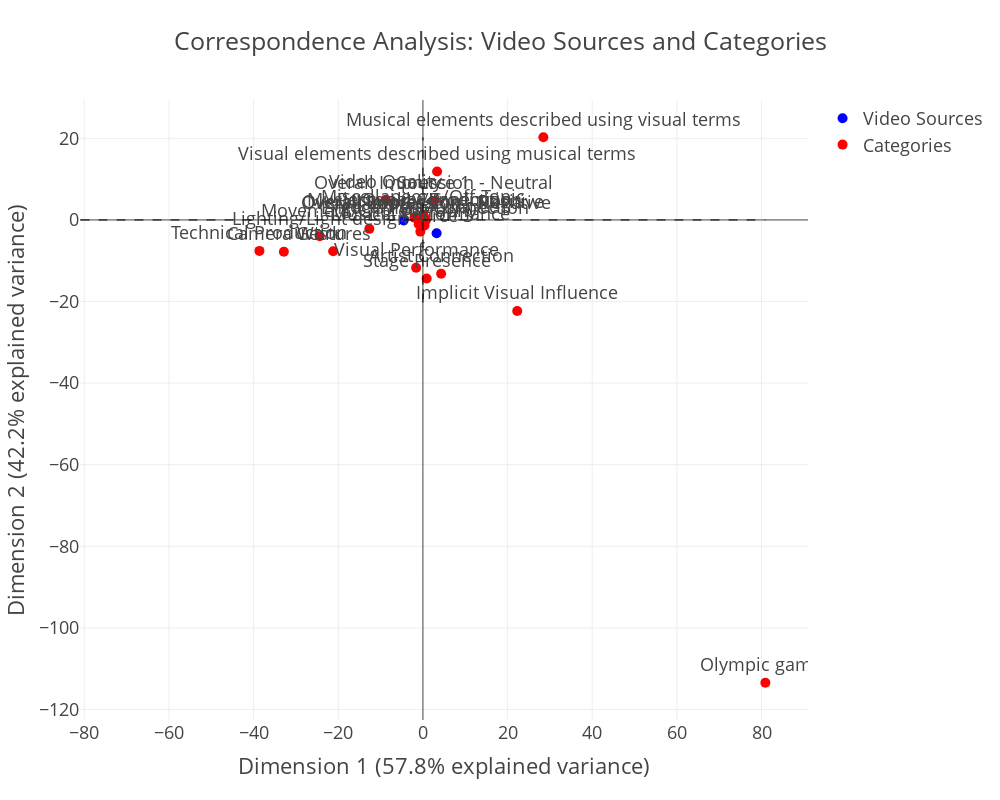

Notebook code for this chart:
### Code cell
import numpy as np
from sklearn.preprocessing import StandardScaler
import plotly.graph_objects as go
from plotly.subplots import make_subplots
from scipy import linalg

def perform_correspondence_analysis(df, category_dict):
    """
    Performs Correspondence Analysis on the contingency tables of video sources and categories.
    
    Args:
        df (pd.DataFrame): DataFrame with 'source_id' and binary category columns
        category_dict (dict): Dictionary defining categories and their codes
    """
    # Create contingency table for all categories
    categories = []
    source_ids = sorted(df['source_id'].unique())
    
    # Initialize the full contingency table
    full_contingency = []
    
    for category_name in category_dict.keys():
        column_name = f'has_{category_name}'
        if column_name not in df.columns:
            continue
            
        # Create contingency table for this category
        contingency = pd.crosstab(df['source_id'], df[column_name])
        # We only want the "present" column (1)
        if 1 in contingency.columns:
            full_contingency.append(contingency[1].values)
            categories.append(category_name)
    
    # Convert to numpy array and transpose so categories are columns
    N = np.array(full_contingency).T
    
    # Calculate row and column sums
    row_sums = N.sum(axis=1)
    col_sums = N.sum(axis=0)
    total = N.sum()
    
    # Calculate expected frequencies
    E = np.outer(row_sums, col_sums) / total
    
    # Calculate the correspondence matrix
    P = N / total
    row_probs = row_sums / total
    col_probs = col_sums / total
    
    # Calculate the standardized residuals
    S = (P - np.outer(row_probs, col_probs)) / np.sqrt(np.outer(row_probs, col_probs))
    
    # Singular Value Decomposition
    row_weights = np.diag(1 / np.sqrt(row_probs))
    col_weights = np.diag(1 / np.sqrt(col_probs))
    weighted_S = row_weights @ S @ col_weights
    U, sigma, Vt = linalg.svd(weighted_S, full_matrices=False)
    
    # Calculate principal coordinates
    row_coords = row_weights @ U @ np.diag(sigma)
    col_coords = col_weights @ Vt.T @ np.diag(sigma)
    
    # Calculate explained variance
    total_inertia = np.sum(sigma ** 2)
    explained_variance = (sigma ** 2) / total_inertia
    
    # Create Plotly figure
    fig = go.Figure()
    
    # Add video sources (rows)
    fig.add_trace(go.Scatter(
        x=row_coords[:, 0],
        y=row_coords[:, 1],
        mode='markers+text',
        name='Video Sources',
        text=[f'Source {source}' for source in source_ids],
        textposition="top center",
        marker=dict(size=10, color='blue'),
        hovertemplate='<b>Source %{text}</b><br>' +
                      'Dimension 1: %{x:.3f}<br>' +
                      'Dimension 2: %{y:.3f}<extra></extra>'
    ))
    
    # Add categories (columns)
    fig.add_trace(go.Scatter(
        x=col_coords[:, 0],
        y=col_coords[:, 1],
        mode='markers+text',
        name='Categories',
        text=categories,
        textposition="top center",
        marker=dict(size=10, color='red'),
        hovertemplate='<b>%{text}</b><br>' +
                      'Dimension 1: %{x:.3f}<br>' +
                      'Dimension 2: %{y:.3f}<extra></extra>'
    ))
    
    # Update layout
    fig.update_layout(
        title='Correspondence Analysis: Video Sources and Categories',
        xaxis_title=f'Dimension 1 ({explained_variance[0]:.1%} explained variance)',
        yaxis_title=f'Dimension 2 ({explained_variance[1]:.1%} explained variance)',
        showlegend=True,
        hovermode='closest',
        width=1000,
        height=800,
        template='presentation',
        shapes=[
            # Add zero lines
            dict(type="line", x0=-max(abs(row_coords[:, 0].max()), abs(col_coords[:, 0].max())), 
                 y0=0, x1=max(abs(row_coords[:, 0].max()), abs(col_coords[:, 0].max())), 
                 y1=0, line=dict(color="black", width=1, dash="dash")),
            dict(type="line", x0=0, 
                 y0=-max(abs(row_coords[:, 1].max()), abs(col_coords[:, 1].max())), 
                 x1=0, y1=max(abs(row_coords[:, 1].max()), abs(col_coords[:, 1].max())), 
                 line=dict(color="black", width=1, dash="dash"))
        ]
    )
    
    # Show the plot
    fig.show()
    
    # Print additional information
    print("\nCorrespondence Analysis Results:")
    print(f"Total Inertia: {total_inertia:.4f}")
    print("\nExplained Variance by Dimension:")
    for i, var in enumerate(explained_variance):
        print(f"Dimension {i+1}: {var:.1%}")
    
    return {
        'row_coords': row_coords,
        'col_coords': col_coords,
        'explained_variance': explained_variance,
        'total_inertia': total_inertia,
        'categories': categories,
        'source_ids': source_ids,
        'figure': fig  # Return the figure object for further customization if needed
    }

# Run the correspondence analysis
ca_results = perform_correspondence_analysis(df, category_dict)

### Figure 1 — Plotly figure (JSON) as saved in the notebook; plotly's stock layout.template omitted (floating-point values rounded to 4 significant figures)
{"data": [{"hovertemplate": "<b>Source %{text}</b><br>Dimension 1: %{x:.3f}<br>Dimension 2: %{y:.3f}<extra></extra>", "marker": {"color": "blue", "size": 10}, "mode": "markers+text", "name": "Video Sources", "text": ["Source 1", "Source 2", "Source 3"], "textposition": "top center", "type": "scatter", "x": [2.609, -4.569, 3.237], "y": [4.64, -0.138, -3.262]}, {"hovertemplate": "<b>%{text}</b><br>Dimension 1: %{x:.3f}<br>Dimension 2: %{y:.3f}<extra></extra>", "marker": {"color": "red", "size": 10}, "mode": "markers+text", "name": "Categories", "text": ["Musical Performance", "Vocal Performance", "Music Quality/Production", "Visual Performance", "Stage Presence", "Gestures", "Movement/Choreography", "Technical Production", "Video Quality", "Camera Work", "Lighting/Light design", "Overall Impression - Positive", "Overall Impression - Negative", "Overall Impression - Neutral", "Visual elements described using musical terms", "Musical elements described using visual terms", "Engagement/Connection", "Personal Connection", "Artist Connection", "Olympic games", "Implicit Visual Influence", "Miscellaneous/Off-Topic"], "textposition": "top center", "type": "scatter", "x": [-0.608, -0.9829, -2.013, -1.608, 0.8814, -21.21, -12.66, -38.63, -8.811, -32.85, -24.4, 0.05346, 0.6429, 2.568, 3.352, 28.46, 0.3794, 0.3936, 4.306, 80.9, 22.28, 0.07053], "y": [-2.858, -1.056, 0.5207, -11.72, -14.36, -7.691, -2.188, -7.588, 4.972, -7.803, -4.003, 0.05314, -0.1139, 4.631, 11.86, 20.27, -1.356, 0.5352, -13.21, -113.4, -22.33, 1.332]}], "layout": {"height": 800, "hovermode": "closest", "shapes": [{"line": {"color": "black", "dash": "dash", "width": 1}, "type": "line", "x0": -80.9, "x1": 80.9, "y0": 0, "y1": 0}, {"line": {"color": "black", "dash": "dash", "width": 1}, "type": "line", "x0": 0, "x1": 0, "y0": -20.27, "y1": 20.27}], "showlegend": true, "title": {"text": "Correspondence Analysis: Video Sources and Categories"}, "width": 1000, "xaxis": {"title": {"text": "Dimension 1 (57.8% explained variance)"}}, "yaxis": {"title": {"text": "Dimension 2 (42.2% explained variance)"}}}}
